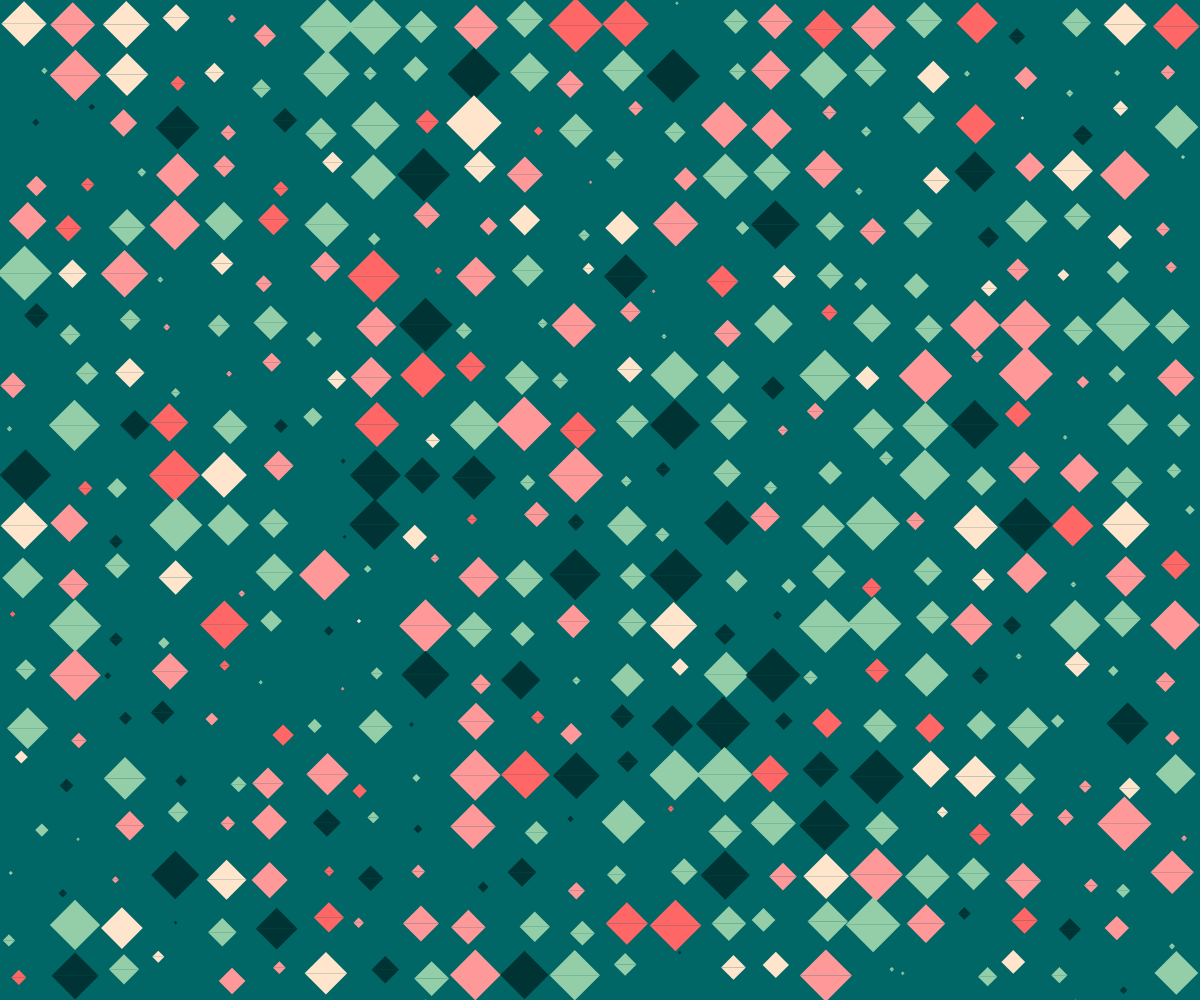
Frame 1 (no input)
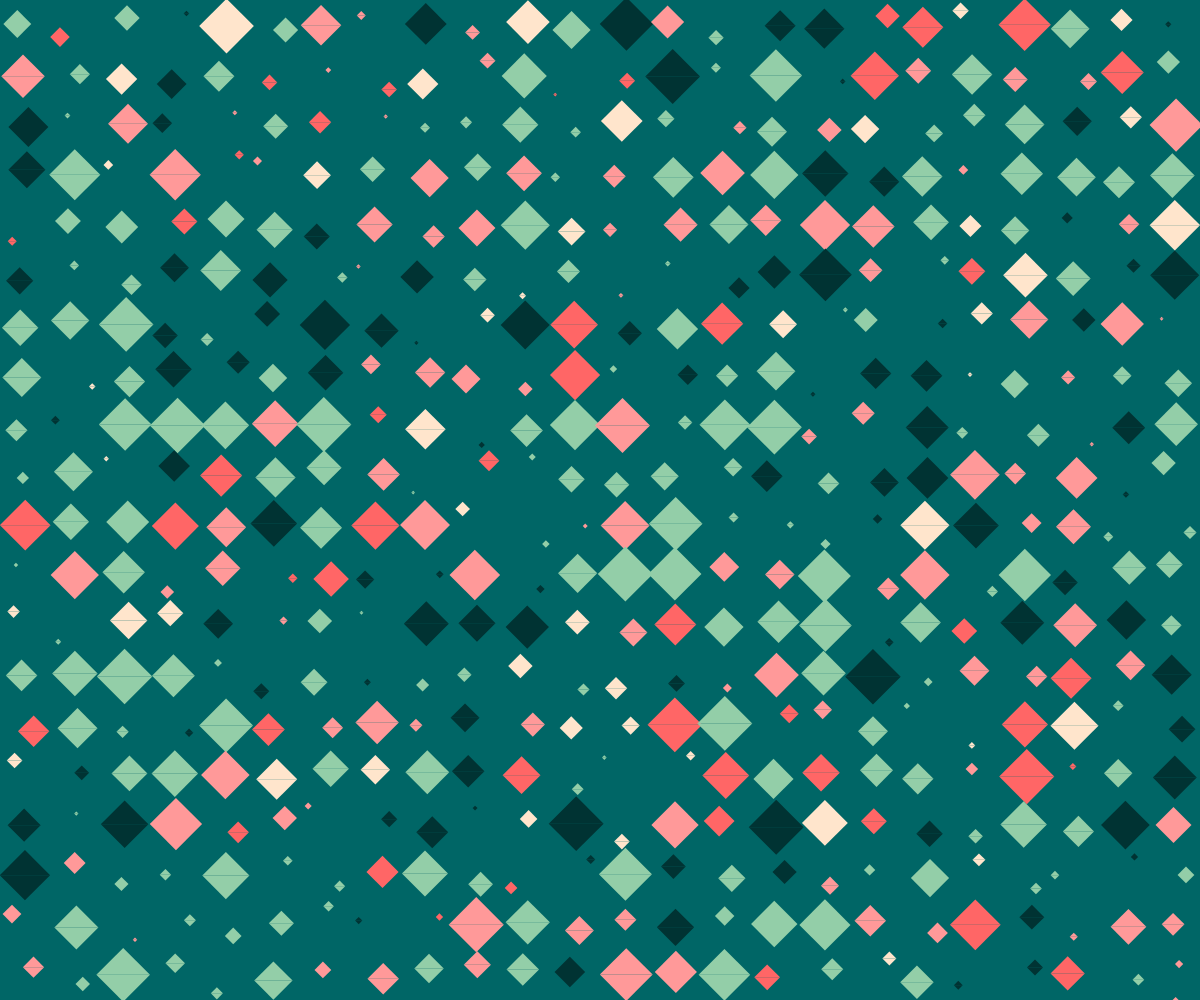
Frame 2 (the mouse pressed at the canvas centre, redrawn once)

The p5.js sketch that drew these frames (run headless with seeded random() and noise() and a simulated clock; the mouse was pressed at the canvas centre and the sketch redrawn once):

// p5.js sketch
// ── sketch.js
function shape(x0, y0, w, h) {
  // top triangle
  triangle(x0 - w / 2, y0, x0 + w / 2, y0, x0, y0 - h / 2);

  // bottom triangle
  triangle(x0 - w / 2, y0, x0 + w / 2, y0, x0, y0 + h / 2);
}

let max = 50;

function setup() {
  createCanvas(windowWidth, windowHeight);
  noLoop();
}

function draw() {
  background(0, 102, 102);
 noStroke();
  
  for (let y = max / 2; y < height + max; y += max) {
    for (let x = max / 2; x < width + max; x += max) {
      let w = random(70, 100);
      let h = random(60, 300);

      let aRandomNumber = random();
      let sizeRandom = random();

      if (aRandomNumber < 0.35) {
        fill(147, 206, 168); // Light green
      } else if (aRandomNumber < 0.6) {
        fill(255, 153, 153); // Light red
      } else if (aRandomNumber < 0.7) {
        fill(255, 102, 102); // Red
      } else if (aRandomNumber < 0.8) {
        fill(255, 229, 204); // Light peach
      } else {
        fill(0, 51, 51); // Dark teal
      }

      //shape (x,y,w,h)
     
      //let e = max/2;
      //let dValue =(max - e)/2;
      //let dx = random(-dValue, dValue);
      //let dy = random(-dValue, dValue);
      
     //shape(x +dx, y+dy, e, e);
      
      let e = random(max/15, max/0.90);
      let dValue = (max-e)/2;
      let dx = random(-dValue, dValue);
      let dy = random(-dValue, dValue);
      
      shape(x +dx, y+dy, e, e)
    }
  }
}
